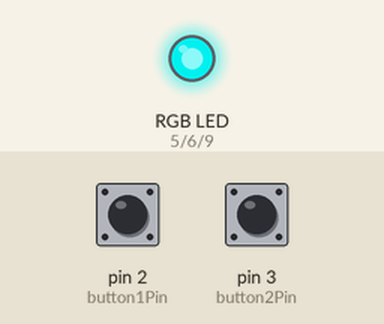
A sketch run on a simulated Arduino Uno, built with avr-gcc and run on an emulated ATmega328P. On the bench: an RGB LED mixed from three pins (HIGH = lit). The test bench sets the inputs (shaded band); at power-on: pin 3 (button2Pin) HIGH, pin 2 (button1Pin) HIGH. Dim RGB values are drawn brighter than linear; what the sketch prints to the serial monitor is not drawn.

Above: at 1.96 s.
2.0 s: pin 3 (button2Pin) pulled LOW for 0.15 s
At 2.4 s:
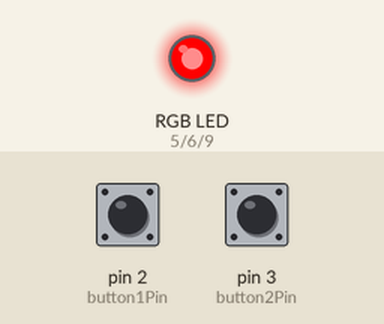
3.6 s: pin 2 (button1Pin) pulled LOW for 0.15 s
At 4.1 s:
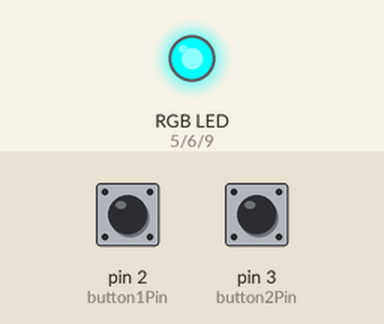
5.2 s: pin 3 (button2Pin) pulled LOW for 1 s
At 5.95 s:
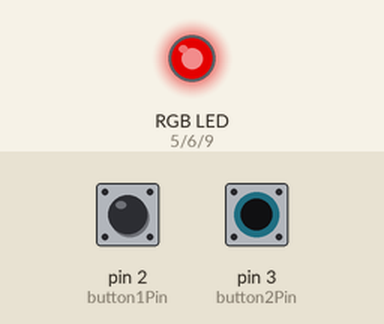
8.2 s: pin 2 (button1Pin) pulled LOW for 1 s
At 9.25 s:
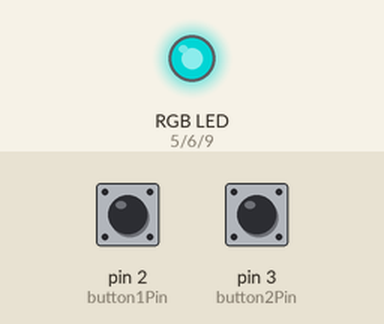
Timing chart, 0 to 12.2 s (numbered marks = the images above; inputs shaded):
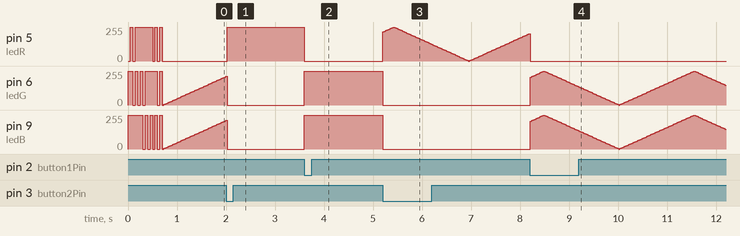

The sketch:

commonAnodebuttonDiamond.ino
```cpp
/*
  Interative 3D Printed LED Diamond
  by Ho Yun "Bobby" Chan
  February 1st, 2018
  Code to control high power 12V LED strip segments using n-channel mosfet. A button press
  changes the state of the LEDs (color and pattern).
*/

int ledR = 5;//hardware PWM
int ledG = 6;//hardware PWM
int ledB = 9; //hardware PWM

int ledMode = 0; //color mode to control LEDs
int pattern = 1; //pattern
int prev_FadeVal = 0;
int current_FadeVal = 0;
boolean increasing = true;

int blinkVal = 0;
boolean on = false;
int counter = 0;
int blinkPress = 0;
int blinkRate = 750;

//color
const int button1Pin = 2;
boolean prev_button1State = false;
boolean current_button1State = false;

//pattern (i.e. on/off, blink, fade)
const int button2Pin = 3;
boolean prev_button2State = false;
boolean current_button2State = false;

// the setup routine runs once when you press reset:
void setup() {
  // initialize the digital pins as an output for LEDs
  pinMode(ledR, OUTPUT);
  pinMode(ledG, OUTPUT);
  pinMode(ledB, OUTPUT);
  sequenceTest();//visually initialization
  allOFF(); //initialize LEDs with it turned off

  pinMode(button1Pin, INPUT_PULLUP); //use internal pullup resistor with button
  pinMode(button2Pin, INPUT_PULLUP); //use internal pullup resistor with button

  Serial.begin(9600);
  Serial.print("Begin Tests");
}


void loop() {

  int button1State;
  int button2State;
  /*buttonXstate
    - LOW or 0 means pressed
    - HIGH or 1 means not pressed
  */
  button1State = digitalRead(button1Pin);
  button2State = digitalRead(button2Pin);

/* ========== COLOR========== */

  //if button is pressed, it will be pulled low
  if (button1State == LOW) {
    current_button1State = true; // button has been pressed once

    if (prev_button1State != current_button1State) { //check to see if button is still being pressed
      ledMode = ledMode + 1; //change color MODE after button has been pressed
      if (ledMode < 0 || ledMode > 1) {
        //reset ledMode
        ledMode = 0;
        allOFF();
      }
    }
    else { //do nothing because finger is still on button
    }
    prev_button1State = current_button1State;
  }
  //button has not been pressed, it will be high
  else {
    current_button1State = false;
    prev_button1State = current_button1State;
  }


/* ========== PATTERN ========== */

  if (button2State == LOW) {
    current_button2State = true; //button has been pressed once

    if (prev_button2State != current_button2State) { //check to see if button is still being pressed
      pattern = pattern + 1; //change LED pattern after button has been pressed
      if (pattern < 0 || pattern > 1) {
        //reset pattern
        pattern = 0;
      }

      /*if(pattern == 3){
        blinkPress = blinkPress+1;
        if(blinkPress<0 || blinkPress>2){
        blinkPress=0;
        }
        switch(blinkPress){
        case 1:
        blinkRate=250;
        break;
        case 2:
        blinkRate=500;
        break;
        default:
        blinkRate=750;
        break;
        }
        }*/

    }
    else { //do nothing because finger is still on button
    }
    prev_button2State = current_button2State;
  }
  //button has not been pressed, it will be high
  else {
    current_button2State = false;
    prev_button2State = current_button2State;
  }

  switch (pattern) {
    case 1:
      //patternON();
      patternFade();
      break;
    /*case 2:
      patternFade();
      break;
    case 3:
      patternBlink();
      break;
      */
    default:
      //allOFF();
      patternON();
      break;
  }


}//END LOOP

/*
  ROYGBIV...
  a 9V battery is not able to fully power all three LEDs simultaneously...
  MODE
  1.) red              = red[HIGH]
  .) tangerine orange =
  2.) yellow           = red[HIGH]+ green[HIGH]
  3.) green            =          + green[HIGH]
  4.) clear blue       =          + green[HIGH] + blue[HIGH]
  5.) blue             =                        + blue[HIGH]
  6.) magenta          = red[HIGH]+             + blue[HIGH]
  .) white            = red[HIGH]+ green[HIGH] + blue[HIGH]
*/

void allOFF() { //MODE 0
  analogWrite(ledR, 255);
  analogWrite(ledG, 255);
  analogWrite(ledB, 255);
}

void redON() { //MODE 1
  analogWrite(ledR, 0);
  analogWrite(ledG, 255);
  analogWrite(ledB, 255);
}

void yellowON() { //MODE 2
  analogWrite(ledR, 0);
  analogWrite(ledG, 0);
  analogWrite(ledB, 255);
}

void greenON() { //MODE 3
  analogWrite(ledR, 255);
  analogWrite(ledG, 0);
  analogWrite(ledB, 255);
}

void clearblueON() { //MODE 4
  analogWrite(ledR, 255);
  analogWrite(ledG, 0);
  analogWrite(ledB, 0);
}

void blueON() { //MODE 5
  analogWrite(ledR, 255);
  analogWrite(ledG, 255);
  analogWrite(ledB, 0);
}

void magentaON() { //MODE 6
  analogWrite(ledR, 0);
  analogWrite(ledG, 255);
  analogWrite(ledB, 0);
}

void whiteON() { //MODE 7 //not possible using 9V battery to power all on
  analogWrite(ledR, 0);
  analogWrite(ledG, 0);
  analogWrite(ledB, 0);
}

void sequenceTest() {
  redON();
  delay(50);
  allOFF();
  delay(50);

  yellowON();
  delay(50);
  allOFF();
  delay(50);

  greenON();
  delay(50);
  allOFF();
  delay(50);

  clearblueON();
  delay(50);
  allOFF();
  delay(50);

  blueON();
  delay(50);
  allOFF();
  delay(50);

  magentaON();
  delay(50);
  allOFF();
  delay(50);

  whiteON();
  delay(50);
  allOFF();
  delay(50);

}

void patternON() {
  // button is pressed, change LED color/sequence
  switch (ledMode)
  {
    case 1:
      redON();
      break;
    //case 2:
    //  yellowON();
    //  break;
    //case 3:
    //  greenON();
    //  break;
    //case 4:
    //  clearblueON();
    //  break;
    //case 5:
    //  blueON();
    //  break;
    //case 6:
    //  magentaON();
    //  break;
    default:
      //allOFF();
      clearblueON();
      break;
  }//end switch
  //Serial.print(ledMode);//print what the mode is set to
}

/*
  //removed so Arduino can check button states between
  //increments instead of being stuck in for loop
  void fadeR(){
  digitalWrite(ledG, LOW);
  digitalWrite(ledB, LOW);
  // fade in from min to max in increments of 5 points:
  for(int fadeValue = 0 ; fadeValue <= 255; fadeValue +=5) {
  // sets the value (range from 0 to 255):
  analogWrite(ledR, fadeValue);
  // wait for 30 milliseconds to see the dimming effect
  delay(30);
  }

  // fade out from max to min in increments of 5 points:
  for(int fadeValue = 255 ; fadeValue >= 0; fadeValue -=5) {
  // sets the value (range from 0 to 255):
  analogWrite(ledR, fadeValue);
  // wait for 30 milliseconds to see the dimming effect
  delay(30);
  }
  }*/
void patternFade() {

  switch (ledMode) {
    case 1://FADE RED
      analogWrite(ledG, 0);
      analogWrite(ledB, 0);
      analogWrite(ledR, prev_FadeVal);
      break;
    /*case 2://FADE YELLOW
      analogWrite(ledR, prev_FadeVal);
      analogWrite(ledG, prev_FadeVal);
      analogWrite(ledB, 0);
      break;
    case 3://FADE GREEN
      analogWrite(ledR, 0);
      analogWrite(ledG, prev_FadeVal);
      analogWrite(ledB, 0);
      break;
    case 4://FADE CLEAR BLUE
      analogWrite(ledR, 0);
      analogWrite(ledG, prev_FadeVal);
      analogWrite(ledB, prev_FadeVal);
      break;
    case 5://FADE BLUE
      analogWrite(ledR, 0);
      analogWrite(ledG, 0);
      analogWrite(ledB, prev_FadeVal);
      break;
    case 6://FADE MAGENTA
      analogWrite(ledR, prev_FadeVal);
      analogWrite(ledG, 0);
      analogWrite(ledB, prev_FadeVal);
      break;
      */
    default:
      analogWrite(ledR, 0);
      analogWrite(ledG, prev_FadeVal);
      analogWrite(ledB, prev_FadeVal);
      break;
  }
  delay(30);


  if (increasing == true) {
    current_FadeVal += 5;
  }
  else { //decreasing
    current_FadeVal -= 5;
  }

  if (current_FadeVal > 255) {
    increasing = false;
    prev_FadeVal -= 5;//undo addition
    current_FadeVal = prev_FadeVal;

  }
  else if (current_FadeVal < 0) {
    increasing = true;
    prev_FadeVal += 5;//unto subtraction
    current_FadeVal = prev_FadeVal;
  }

  prev_FadeVal = current_FadeVal;
}

/*void patternBlink() {

  switch (ledMode) {
    case 1://RED
      analogWrite(ledG, 0);
      analogWrite(ledB, 0);
      analogWrite(ledR, blinkVal);
      break;
    case 2://YELLOW
      analogWrite(ledR, blinkVal);
      analogWrite(ledG, blinkVal);
      analogWrite(ledB, 0);
      break;
    case 3://GREEN
      analogWrite(ledR, 0);
      analogWrite(ledG, blinkVal);
      analogWrite(ledB, 0);
      break;
    case 4://CLEAR BLUE
      analogWrite(ledR, 0);
      analogWrite(ledG, blinkVal);
      analogWrite(ledB, blinkVal);
      break;
    case 5://BLUE
      analogWrite(ledR, 0);
      analogWrite(ledG, 0);
      analogWrite(ledB, blinkVal);
      break;
    case 6://MAGENTA
      analogWrite(ledR, blinkVal);
      analogWrite(ledG, 0);
      analogWrite(ledB, blinkVal);
      break;
    default:
      allOFF();
      break;
  }
  if (counter == 500) {
    if (on == true) {
      blinkVal = 0;
      on = false;
    }
    else { //it was on, so turn off
      blinkVal = 255;
      on = true;
    }
    counter = 0;
  }
  else {
    counter = counter + 1;
  }

}*/
```

Measured:
- after the input at 2.0 s, pin 5 (ledR): 0/255 → 255/255 at once
- after the input at 3.6 s, pin 5 (ledR): 255/255 → 0/255 at once; pin 6 (ledG), pin 9 (ledB): 0/255 → 255/255 at once
- after the input at 5.2 s, pin 6 (ledG), pin 9 (ledB): 255/255 → 0/255 at once
